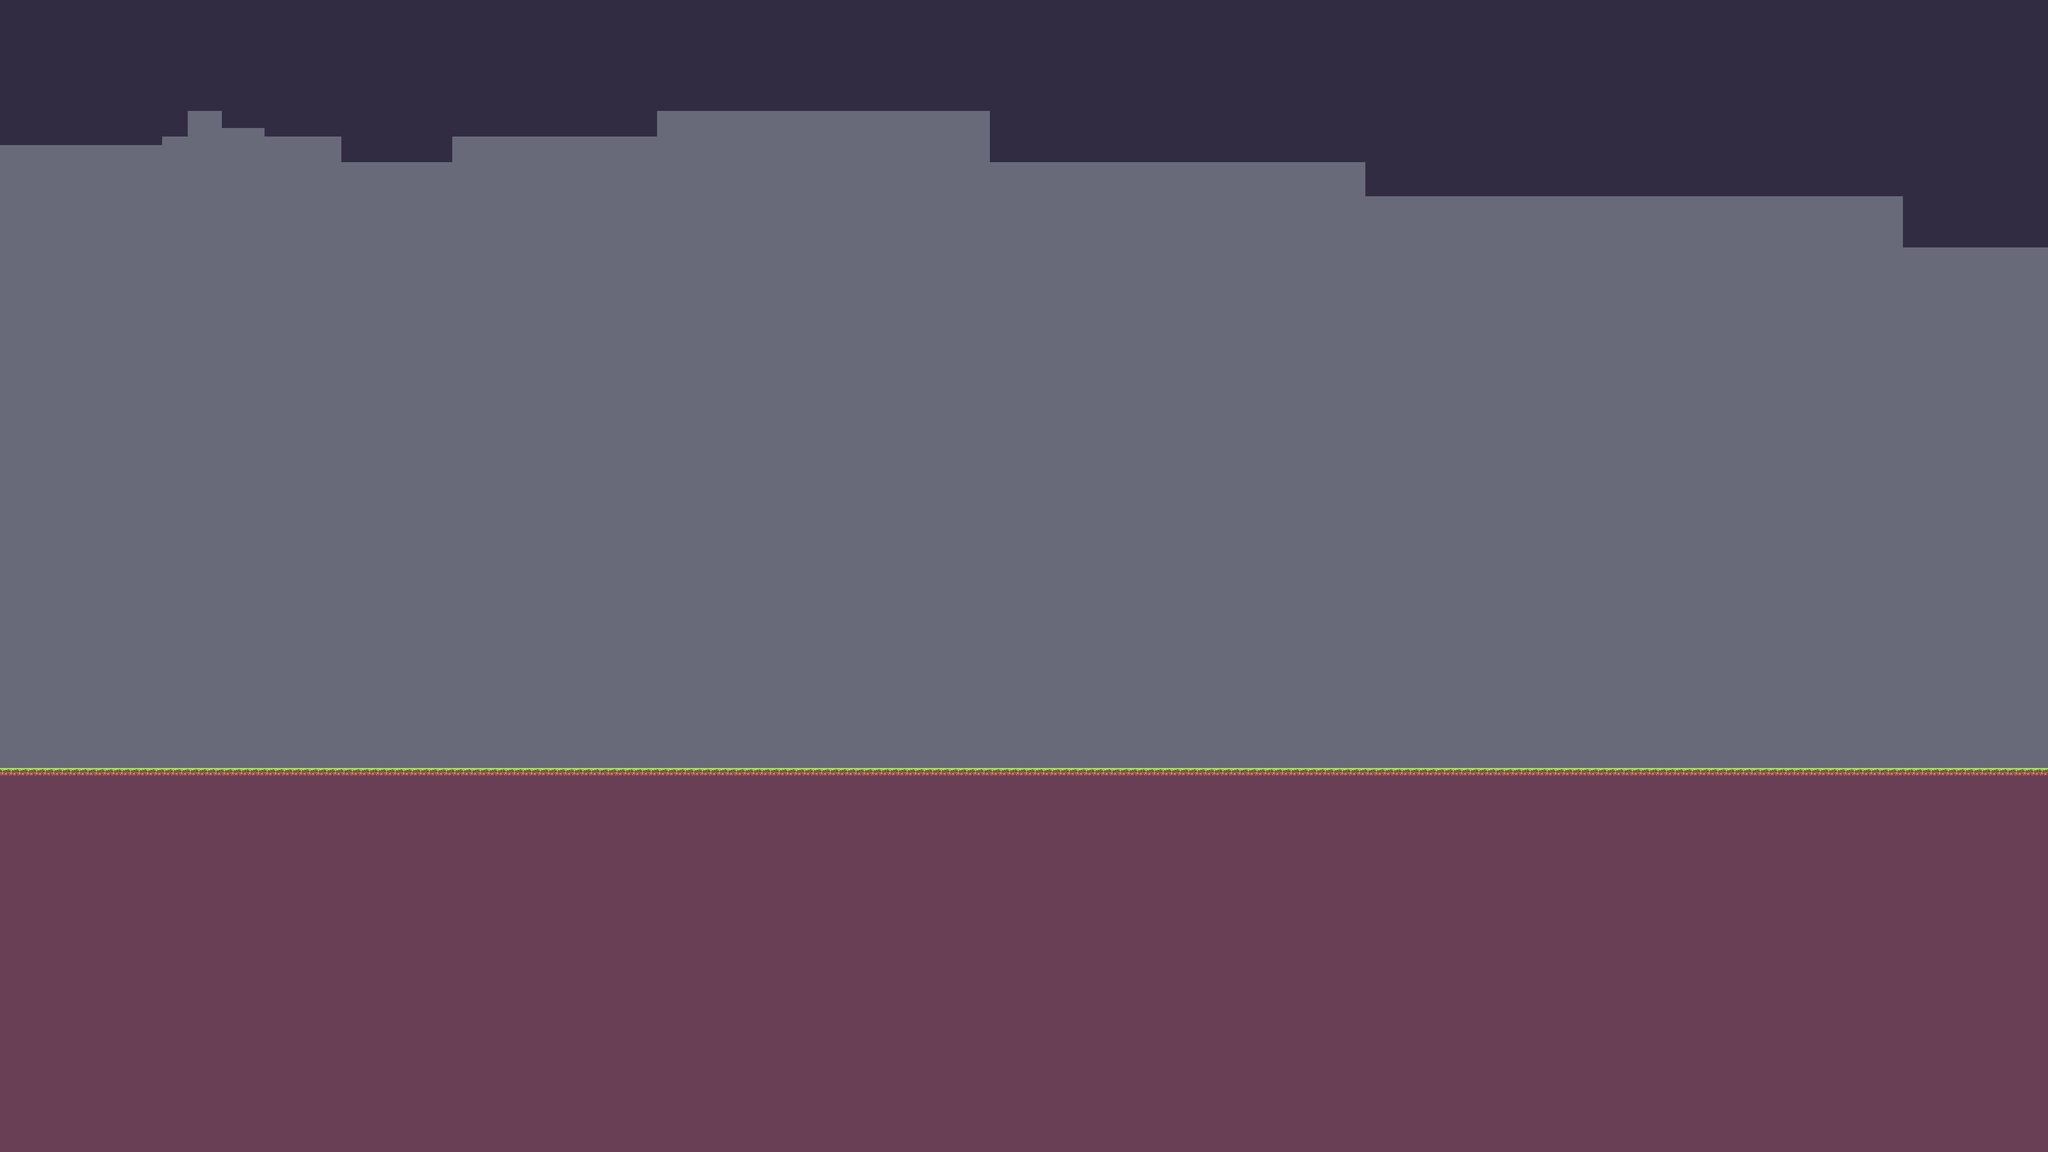

Rendered tile map (Tiled .tmx) drawn with the repository's tilesets; below, a short description and the map source with its tile grids summarised:
An orthogonal 240x135 tile map with 16x16 px tiles, 2 tile layers (Floor_values, Floor), 2 tilesets.

<map version="1.4" tiledversion="1.4.2" orientation="orthogonal" renderorder="right-down" compressionlevel="0" width="240" height="135" tilewidth="16" tileheight="16" infinite="0" backgroundcolor="#696A79" nextlayerid="3" nextobjectid="1"><tileset firstgid="1" name="SunnyLand_by_Ansimuz_extended" tilewidth="16" tileheight="16" tilecount="483" columns="23" objectalignment="topleft" margin="0" spacing="0"><image source="..\..\Samples\LDtk to Unity\4.2.2\Sample\Samples\atlas\SunnyLand_by_Ansimuz-extended.png" width="368" height="336" /></tileset><tileset firstgid="484" name="Floor" tilewidth="16" tileheight="16" tilecount="6" columns="6" objectalignment="topleft"><image source="Floor.intgrid.png" width="96" height="16" /></tileset><layer id="1" name="Floor_values" width="240" height="135" opacity="1"><data>[32400 cells, 15358 non-empty, 2 distinct tile ids]</data></layer><layer id="2" name="Floor" width="240" height="135" opacity="1"><data>[32400 cells, 15358 non-empty, 3 distinct tile ids]</data></layer></map>
